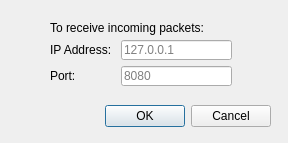
<?xml version="1.0" encoding="UTF-8"?>
<ui version="4.0">
 <class>Dialog</class>
 <widget class="QDialog" name="Dialog">
  <property name="geometry">
   <rect>
    <x>0</x>
    <y>0</y>
    <width>288</width>
    <height>143</height>
   </rect>
  </property>
  <property name="windowTitle">
   <string>IP Settings</string>
  </property>
  <widget class="QDialogButtonBox" name="buttonBox">
   <property name="geometry">
    <rect>
     <x>90</x>
     <y>100</y>
     <width>181</width>
     <height>32</height>
    </rect>
   </property>
   <property name="orientation">
    <enum>Qt::Horizontal</enum>
   </property>
   <property name="standardButtons">
    <set>QDialogButtonBox::Cancel|QDialogButtonBox::Ok</set>
   </property>
  </widget>
  <widget class="QLabel" name="label">
   <property name="geometry">
    <rect>
     <x>50</x>
     <y>20</y>
     <width>161</width>
     <height>16</height>
    </rect>
   </property>
   <property name="text">
    <string>To receive incoming packets: </string>
   </property>
  </widget>
  <widget class="QWidget" name="">
   <property name="geometry">
    <rect>
     <x>50</x>
     <y>40</y>
     <width>182</width>
     <height>46</height>
    </rect>
   </property>
   <layout class="QGridLayout" name="gridLayout">
    <item row="0" column="0">
     <widget class="QLabel" name="labelIP">
      <property name="text">
       <string>IP Address: </string>
      </property>
     </widget>
    </item>
    <item row="0" column="1">
     <widget class="QLineEdit" name="lineListenIP">
      <property name="placeholderText">
       <string>127.0.0.1</string>
      </property>
     </widget>
    </item>
    <item row="1" column="0">
     <widget class="QLabel" name="labelPort">
      <property name="text">
       <string>Port:</string>
      </property>
     </widget>
    </item>
    <item row="1" column="1">
     <widget class="QLineEdit" name="lineListenPort">
      <property name="placeholderText">
       <string>8080</string>
      </property>
     </widget>
    </item>
   </layout>
  </widget>
 </widget>
 <resources/>
 <connections>
  <connection>
   <sender>buttonBox</sender>
   <signal>accepted()</signal>
   <receiver>Dialog</receiver>
   <slot>accept()</slot>
   <hints>
    <hint type="sourcelabel">
     <x>248</x>
     <y>254</y>
    </hint>
    <hint type="destinationlabel">
     <x>157</x>
     <y>274</y>
    </hint>
   </hints>
  </connection>
  <connection>
   <sender>buttonBox</sender>
   <signal>rejected()</signal>
   <receiver>Dialog</receiver>
   <slot>reject()</slot>
   <hints>
    <hint type="sourcelabel">
     <x>316</x>
     <y>260</y>
    </hint>
    <hint type="destinationlabel">
     <x>286</x>
     <y>274</y>
    </hint>
   </hints>
  </connection>
 </connections>
</ui>
